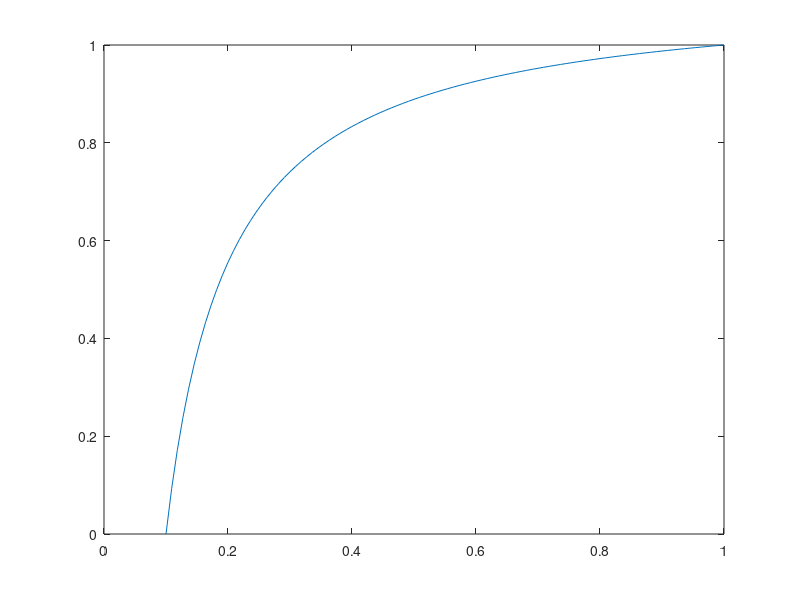

MATLAB code to generate this figure:
Df = 1;
Dc = 0.1;
lambda = linspace(Dc,Df,100);
L = @(l) Df * (l    - Dc)./ (l)/ (Df-Dc);

plot(lambda,L(lambda));

%lambda = 0.8
%d = 0.9722
